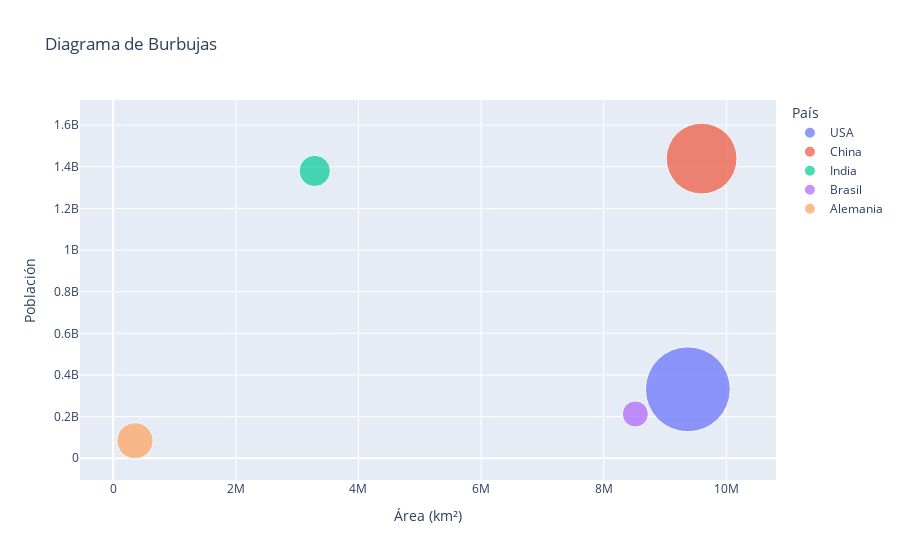

The notebook cell this image was saved under:
### Code cell
import pandas as pd
import cufflinks as cf
import plotly.express as px

# Cargar los datos desde un diccionario aunque tambien se puede un csv
data = {
    'País': ['USA', 'China', 'India', 'Brasil', 'Alemania'],
    'Población': [331002651, 1439323776, 1380004385, 212559417, 83783942],
    'PIB': [21137518, 14722731, 2875142, 2000000, 3845630],
    'Área (km²)': [9372610, 9596961, 3287263, 8515767, 357022]
}

# Crear el DataFrame
df = pd.DataFrame(data)


# Crear un diagrama de burbujas
fig = px.scatter(
    df,
    x='Área (km²)',  # Asegúrate de que este nombre de columna es correcto ya que sino genera error, el codigo reconoce mayusculas
    y='Población',
    size='PIB',
    color='País',
    title='Diagrama de Burbujas',
    hover_name='País',
    size_max=60
)

# Mostrar la figura
fig.show()

### Figure 1 — Plotly figure (JSON) as saved in the notebook; plotly's stock layout.template omitted (floating-point values rounded to 4 significant figures)
{"data": [{"hovertemplate": "<b>%{hovertext}</b><br><br>País=USA<br>Área (km²)=%{x}<br>Población=%{y}<br>PIB=%{marker.size}<extra></extra>", "hovertext": ["USA"], "legendgroup": "USA", "marker": {"color": "#636efa", "size": [21137518], "sizemode": "area", "sizeref": 5872.0, "symbol": "circle"}, "mode": "markers", "name": "USA", "orientation": "v", "showlegend": true, "type": "scatter", "x": [9372610], "xaxis": "x", "y": [331002651], "yaxis": "y"}, {"hovertemplate": "<b>%{hovertext}</b><br><br>País=China<br>Área (km²)=%{x}<br>Población=%{y}<br>PIB=%{marker.size}<extra></extra>", "hovertext": ["China"], "legendgroup": "China", "marker": {"color": "#EF553B", "size": [14722731], "sizemode": "area", "sizeref": 5872.0, "symbol": "circle"}, "mode": "markers", "name": "China", "orientation": "v", "showlegend": true, "type": "scatter", "x": [9596961], "xaxis": "x", "y": [1439323776], "yaxis": "y"}, {"hovertemplate": "<b>%{hovertext}</b><br><br>País=India<br>Área (km²)=%{x}<br>Población=%{y}<br>PIB=%{marker.size}<extra></extra>", "hovertext": ["India"], "legendgroup": "India", "marker": {"color": "#00cc96", "size": [2875142], "sizemode": "area", "sizeref": 5872.0, "symbol": "circle"}, "mode": "markers", "name": "India", "orientation": "v", "showlegend": true, "type": "scatter", "x": [3287263], "xaxis": "x", "y": [1380004385], "yaxis": "y"}, {"hovertemplate": "<b>%{hovertext}</b><br><br>País=Brasil<br>Área (km²)=%{x}<br>Población=%{y}<br>PIB=%{marker.size}<extra></extra>", "hovertext": ["Brasil"], "legendgroup": "Brasil", "marker": {"color": "#ab63fa", "size": [2000000], "sizemode": "area", "sizeref": 5872.0, "symbol": "circle"}, "mode": "markers", "name": "Brasil", "orientation": "v", "showlegend": true, "type": "scatter", "x": [8515767], "xaxis": "x", "y": [212559417], "yaxis": "y"}, {"hovertemplate": "<b>%{hovertext}</b><br><br>País=Alemania<br>Área (km²)=%{x}<br>Población=%{y}<br>PIB=%{marker.size}<extra></extra>", "hovertext": ["Alemania"], "legendgroup": "Alemania", "marker": {"color": "#FFA15A", "size": [3845630], "sizemode": "area", "sizeref": 5872.0, "symbol": "circle"}, "mode": "markers", "name": "Alemania", "orientation": "v", "showlegend": true, "type": "scatter", "x": [357022], "xaxis": "x", "y": [83783942], "yaxis": "y"}], "layout": {"autosize": true, "legend": {"itemsizing": "constant", "title": {"text": "País"}, "tracegroupgap": 0}, "title": {"text": "Diagrama de Burbujas"}, "xaxis": {"anchor": "y", "autorange": true, "domain": [0, 1], "range": [-449600.0, 10640000.0], "title": {"text": "Área (km²)"}, "type": "linear"}, "yaxis": {"anchor": "x", "autorange": true, "domain": [0, 1], "range": [-503200000.0, 2158000000.0], "title": {"text": "Población"}, "type": "linear"}}}
